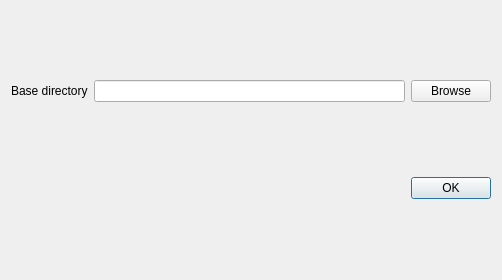
<?xml version="1.0" encoding="UTF-8"?>
<ui version="4.0">
 <class>Dialog</class>
 <widget class="QDialog" name="Dialog">
  <property name="geometry">
   <rect>
    <x>0</x>
    <y>0</y>
    <width>502</width>
    <height>280</height>
   </rect>
  </property>
  <property name="windowTitle">
   <string>Qlr Browser settings</string>
  </property>
  <layout class="QVBoxLayout" name="verticalLayout">
   <item>
    <layout class="QGridLayout" name="gridLayout">
     <item row="0" column="1">
      <layout class="QHBoxLayout" name="horizontalLayout">
       <item>
        <widget class="QLineEdit" name="baseDirectory"/>
       </item>
       <item>
        <widget class="QPushButton" name="browseButton">
         <property name="text">
          <string>Browse</string>
         </property>
        </widget>
       </item>
      </layout>
     </item>
     <item row="0" column="0">
      <widget class="QLabel" name="label">
       <property name="text">
        <string>Base directory</string>
       </property>
      </widget>
     </item>
    </layout>
   </item>
   <item>
    <widget class="QDialogButtonBox" name="buttonBox">
     <property name="orientation">
      <enum>Qt::Horizontal</enum>
     </property>
     <property name="standardButtons">
      <set>QDialogButtonBox::Ok</set>
     </property>
    </widget>
   </item>
  </layout>
 </widget>
 <resources/>
 <connections>
  <connection>
   <sender>buttonBox</sender>
   <signal>accepted()</signal>
   <receiver>Dialog</receiver>
   <slot>accept()</slot>
   <hints>
    <hint type="sourcelabel">
     <x>248</x>
     <y>254</y>
    </hint>
    <hint type="destinationlabel">
     <x>157</x>
     <y>274</y>
    </hint>
   </hints>
  </connection>
  <connection>
   <sender>buttonBox</sender>
   <signal>rejected()</signal>
   <receiver>Dialog</receiver>
   <slot>reject()</slot>
   <hints>
    <hint type="sourcelabel">
     <x>316</x>
     <y>260</y>
    </hint>
    <hint type="destinationlabel">
     <x>286</x>
     <y>274</y>
    </hint>
   </hints>
  </connection>
 </connections>
</ui>
